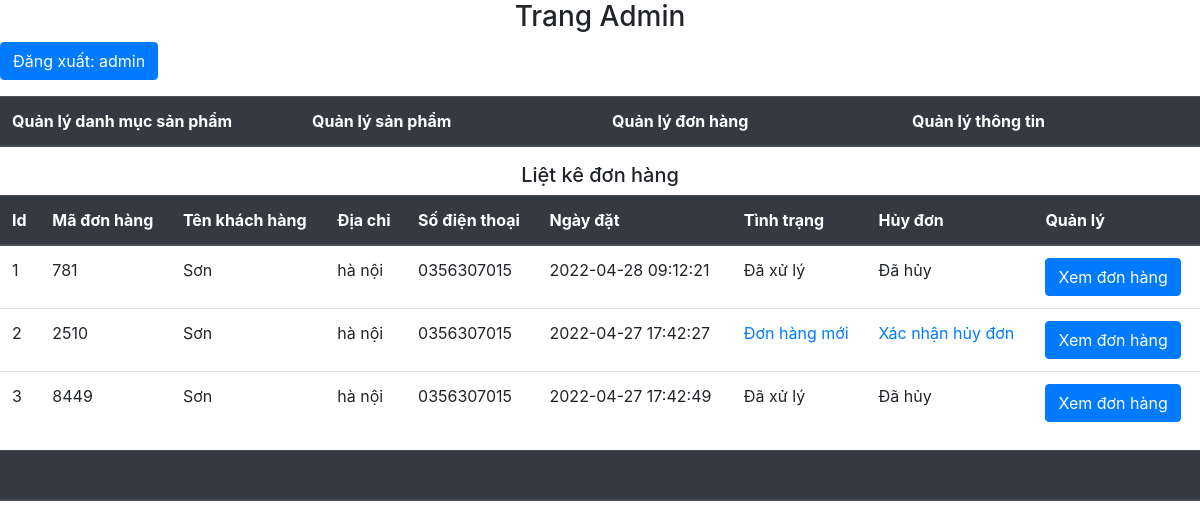
The app's page /admincp/index.php?action=quanlydonhang&query=lietke (signed in) with its own data.
### tables this page shows
CREATE TABLE `tbl_cart` (
  `id_cart` int NOT NULL,
  `id_khachhang` int NOT NULL,
  `code_cart` varchar(10) NOT NULL,
  `ngaythang` timestamp NOT NULL DEFAULT CURRENT_TIMESTAMP ON UPDATE CURRENT_TIMESTAMP,
  `cart_status` int NOT NULL,
  `cancel` int NOT NULL DEFAULT '0'
);

CREATE TABLE `tbl_dangky` (
  `id_dangky` int NOT NULL,
  `tenkhachhang` varchar(200) NOT NULL,
  `email` varchar(100) NOT NULL,
  `diachi` varchar(200) NOT NULL,
  `matkhau` varchar(100) NOT NULL,
  `dienthoai` varchar(20) NOT NULL
);

### admincp/modules/quanlydonhang/lietke.php (the view)
<?php
	$sql_lietke_dh = "SELECT * FROM tbl_cart,tbl_dangky WHERE tbl_cart.id_khachhang=tbl_dangky.id_dangky ORDER BY tbl_cart.id_cart DESC";
	$query_lietke_dh = mysqli_query($mysqli,$sql_lietke_dh);
?>
<center>
  <h5>Liệt kê đơn hàng</h5>
</center>
<table class="table bordered">
  <thead class="thead-dark">
  <tr>
  	<th>Id</th>
    <th>Mã đơn hàng</th>
    <th>Tên khách hàng</th>
    <th>Địa chỉ</th>
    <th>Số điện thoại</th>
    <th>Ngày đặt</th>
    <th>Tình trạng</th>
    <th>Hủy đơn</th>
  	<th>Quản lý</th>
  </tr>
  </thead>
  <?php
  $i = 0;
  while($row = mysqli_fetch_array($query_lietke_dh)){
  	$i++;
  ?>
  <tr>
  	<td><?php echo $i ?></td>
    <td><?php echo $row['code_cart'] ?></td>
    <td><?php echo $row['tenkhachhang'] ?></td>
    <td><?php echo $row['diachi'] ?></td>
    <td><?php echo $row['dienthoai'] ?></td>
    <td><?php echo $row['ngaythang'] ?></td>
    <td>
    	<?php if($row['cart_status']==1){
    		echo '<a href="modules/quanlydonhang/xuly.php?code='.$row['code_cart'].'">Đơn hàng mới</a>';
    	}else{
    		echo 'Đã xử lý';
    	}
    	?>
    </td>
    <td>
    	<?php if($row['cancel']==0){ }elseif($row['cancel']==1){
        echo'<a href="modules/quanlydonhang/xuly.php?madonhang='.$row['code_cart'].'&xacnhanhuy=2">Xác nhận hủy đơn</a>';
      }else{
        echo 'Đã hủy';
      }
       ?></td>
   	<td>
   		<a class="btn btn-primary" href="index.php?action=donhang&query=xemdonhang&code=<?php echo $row['code_cart'] ?>">Xem đơn hàng</a>
   	</td>
  </tr>
  <?php
  }
  ?>
</table>

### records on screen
tbl_cart: code_cart "781", id_khachhang.tenkhachhang "Sơn", id_khachhang.diachi "hà nội", id_khachhang.dienthoai "0356307015", ngaythang "2022-04-28 09:12:21", cart_status "Đã xử lý", cancel "Đã hủy"
tbl_cart: code_cart "2510", id_khachhang.tenkhachhang "Sơn", id_khachhang.diachi "hà nội", id_khachhang.dienthoai "0356307015", ngaythang "2022-04-27 17:42:27"
tbl_cart: code_cart "8449", id_khachhang.tenkhachhang "Sơn", id_khachhang.diachi "hà nội", id_khachhang.dienthoai "0356307015", ngaythang "2022-04-27 17:42:49", cart_status "Đã xử lý", cancel "Đã hủy"

### other values on screen
$_SESSION['dangnhap'] "admin"
